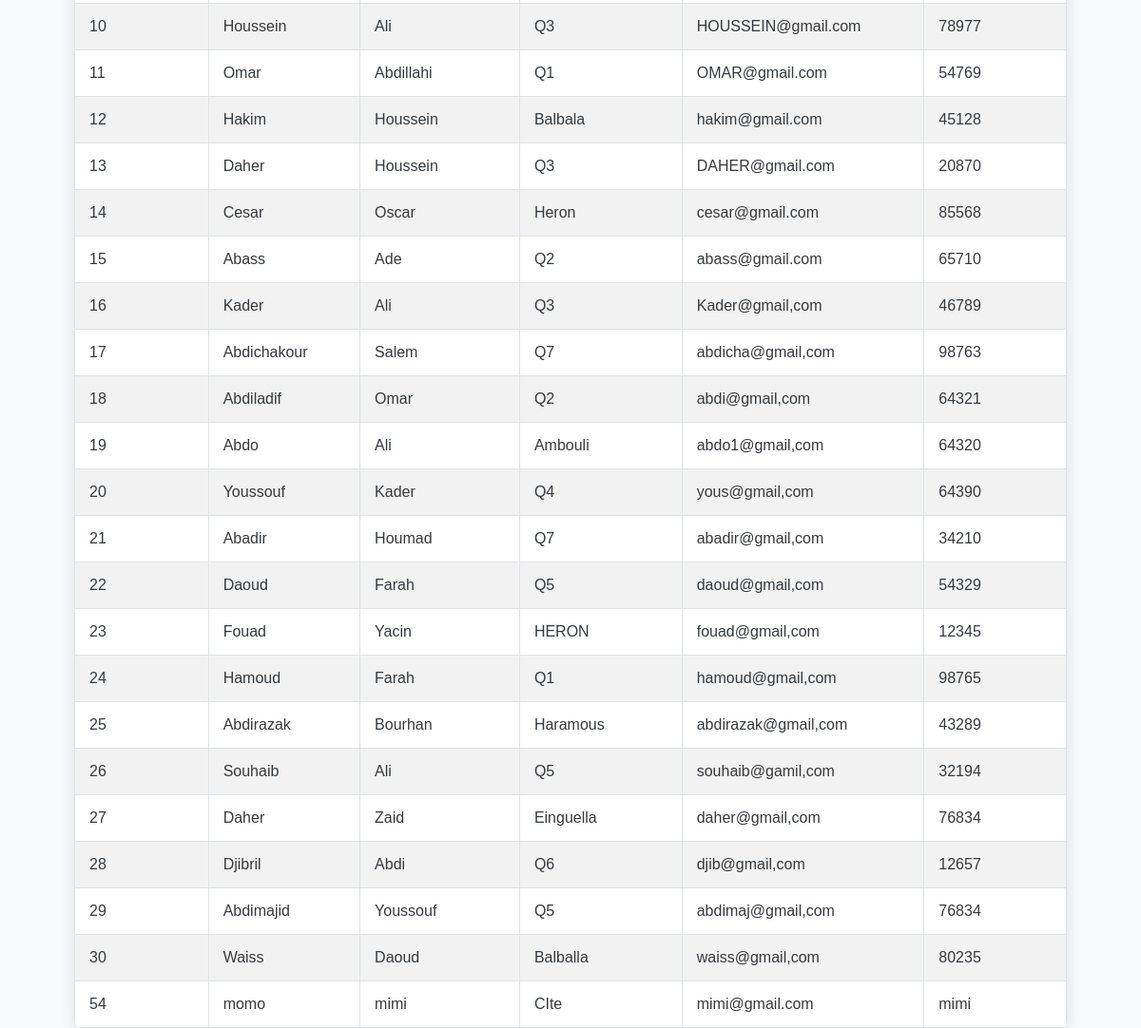
Screenshot of /Administrateur/parent.php with the database file from the repository.
### tables this page shows
CREATE TABLE `parent` (
  `num_parent` int(11) NOT NULL,
  `Nom_parent` varchar(20) DEFAULT NULL,
  `Prenom_parent` varchar(20) DEFAULT NULL,
  `adresse` varchar(30) DEFAULT NULL,
  `email` varchar(100) DEFAULT NULL,
  `pasword` varchar(30) DEFAULT NULL
);

### Administrateur/parent.php (the view, shortened to what this page needs)
<?php
$SERVER = "localhost";
$utilisateur = "root";
$motDepasse = "";
$base = "gestion_academie";
$E = mysqli_connect($SERVER, $utilisateur, $motDepasse, $base);
$q = "SELECT num_parent, Nom_parent, prenom_parent, adresse, email, pasword FROM parent";
$res = mysqli_query($E, $q);
echo "<table>";
while ($row = mysqli_fetch_assoc($res)) {
    echo "<tr>
            <td>{$row['num_parent']}</td>
            <td>{$row['Nom_parent']}</td>
            <td>{$row['prenom_parent']}</td>
            <td>{$row['adresse']}</td>
            <td>{$row['email']}</td>
            <td>{$row['pasword']}</td>
          </tr>";
}
echo "</table>";
?>

### Administrateur/parent.php (style rules this page uses)
table { width: 90%; border-collapse: collapse; background-color: #fff; border-radius: 8px; overflow: hidden; box-shadow: 0 4px 15px rgba(0, 0, 0, 0.1); }
th, td { padding: 15px; border: 1px solid #dee2e6; text-align: left; }
tr:nth-child(even) { background-color: #f2f2f2; }
tr { transition: background-color 0.3s; }

### rows the page displays
parent: num_parent "10", Nom_parent "Houssein", Prenom_parent "Ali", adresse "Q3", email "HOUSSEIN@gmail.com", pasword "78977"
parent: num_parent "11", Nom_parent "Omar", Prenom_parent "Abdillahi", adresse "Q1", email "OMAR@gmail.com", pasword "54769"
parent: num_parent "12", Nom_parent "Hakim", Prenom_parent "Houssein", adresse "Balbala", email "hakim@gmail.com", pasword "45128"
parent: num_parent "13", Nom_parent "Daher", Prenom_parent "Houssein", adresse "Q3", email "DAHER@gmail.com", pasword "20870"
parent: num_parent "14", Nom_parent "Cesar", Prenom_parent "Oscar", adresse "Heron", email "cesar@gmail.com", pasword "85568"
parent: num_parent "15", Nom_parent "Abass", Prenom_parent "Ade", adresse "Q2", email "abass@gmail.com", pasword "65710"
parent: num_parent "16", Nom_parent "Kader", Prenom_parent "Ali", adresse "Q3", email "Kader@gmail,com", pasword "46789"
parent: num_parent "17", Nom_parent "Abdichakour", Prenom_parent "Salem", adresse "Q7", email "abdicha@gmail,com", pasword "98763"
parent: num_parent "18", Nom_parent "Abdiladif", Prenom_parent "Omar", adresse "Q2", email "abdi@gmail,com", pasword "64321"
parent: num_parent "19", Nom_parent "Abdo", Prenom_parent "Ali", adresse "Ambouli", email "abdo1@gmail,com", pasword "64320"
parent: num_parent "20", Nom_parent "Youssouf", Prenom_parent "Kader", adresse "Q4", email "yous@gmail,com", pasword "64390"
parent: num_parent "21", Nom_parent "Abadir", Prenom_parent "Houmad", adresse "Q7", email "abadir@gmail,com", pasword "34210"
parent: num_parent "22", Nom_parent "Daoud", Prenom_parent "Farah", adresse "Q5", email "daoud@gmail,com", pasword "54329"
parent: num_parent "23", Nom_parent "Fouad", Prenom_parent "Yacin", adresse "HERON", email "fouad@gmail,com", pasword "12345"
parent: num_parent "24", Nom_parent "Hamoud", Prenom_parent "Farah", adresse "Q1", email "hamoud@gmail,com", pasword "98765"
parent: num_parent "25", Nom_parent "Abdirazak", Prenom_parent "Bourhan", adresse "Haramous", email "abdirazak@gmail,com", pasword "43289"
parent: num_parent "26", Nom_parent "Souhaib", Prenom_parent "Ali", adresse "Q5", email "souhaib@gamil,com", pasword "32194"
parent: num_parent "27", Nom_parent "Daher", Prenom_parent "Zaid", adresse "Einguella", email "daher@gmail,com", pasword "76834"
parent: num_parent "28", Nom_parent "Djibril", Prenom_parent "Abdi", adresse "Q6", email "djib@gmail,com", pasword "12657"
parent: num_parent "29", Nom_parent "Abdimajid", Prenom_parent "Youssouf", adresse "Q5", email "abdimaj@gmail,com", pasword "76834"
parent: num_parent "30", Nom_parent "Waiss", Prenom_parent "Daoud", adresse "Balballa", email "waiss@gmail,com", pasword "80235"
parent: num_parent "54", Nom_parent "momo", Prenom_parent "mimi", adresse "CIte", email "mimi@gmail.com", pasword "mimi"
